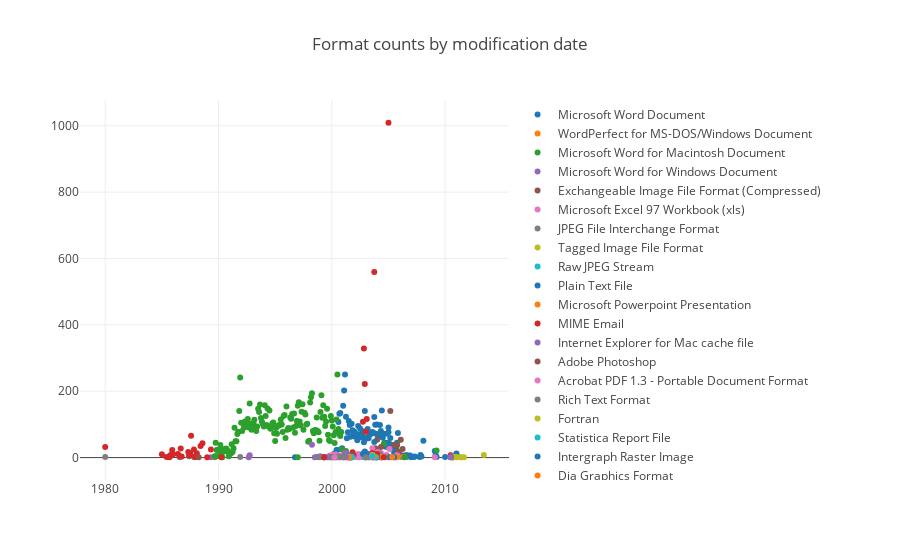

Write notebook code for a chart like this one.
### Code cell
data = []
f = 'FORMAT_NAME'
for puid in files[f].unique():
    filtered = unique_files[unique_files[f] == puid]
    filtered = filtered['LAST_MODIFIED'].dt.strftime('%Y-%m').value_counts().sort_index()
    filtered = filtered.reset_index()
    filtered = filtered[filtered['index'] < '2014-01']
    data.append(go.Scatter(x=filtered['index'], y=filtered['LAST_MODIFIED'], name=puid, mode='markers'))
layout = go.Layout(
    legend={'orientation': 'v'}, title="Format counts by modification date")
fig = go.Figure(data=data, layout=layout)
iplot(fig, filename='pandas-time-series')

### Figure 1 — Plotly figure (JSON) as saved in the notebook; plotly's stock layout.template omitted (floating-point values rounded to 4 significant figures; data arrays with more than 128 entries replaced by an {"elided": "..."} marker saying what was removed)
{"data": [{"mode": "markers", "name": "Microsoft Word Document", "type": "scatter", "uid": "ee31bb39-33e4-4863-8109-5fe3144e4b8f", "x": ["1996-10", "1998-10", "1998-12", "1999-01", "1999-04", "1999-05", "1999-11", "2000-03", "2000-04", "2000-05", "2000-06", "2000-07", "2000-08", "2000-09", "2000-10", "2000-11", "2000-12", "2001-01", "2001-02", "2001-03", "2001-04", "2001-05", "2001-06", "2001-07", "2001-08", "2001-09", "2001-10", "2001-11", "2001-12", "2002-01", "2002-02", "2002-03", "2002-04", "2002-05", "2002-06", "2002-07", "2002-08", "2002-09", "2002-10", "2002-11", "2002-12", "2003-01", "2003-02", "2003-03", "2003-04", "2003-05", "2003-06", "2003-07", "2003-08", "2003-09", "2003-10", "2003-11", "2003-12", "2004-01", "2004-02", "2004-03", "2004-04", "2004-05", "2004-06", "2004-07", "2004-08", "2004-09", "2004-10", "2004-11", "2004-12", "2005-01", "2005-02", "2005-03", "2005-04", "2005-05", "2005-06", "2005-07", "2005-08", "2005-09", "2005-10", "2005-11", "2005-12", "2006-01", "2006-02", "2006-03", "2006-04", "2006-05", "2006-06", "2006-07", "2006-08", "2006-09", "2006-12", "2007-01", "2007-04", "2007-05", "2007-10", "2007-11", "2007-12", "2008-02", "2009-02", "2009-03", "2009-04", "2010-01", "2010-07", "2010-08", "2010-09", "2010-10", "2010-11", "2010-12", "2011-01"], "y": [1, 2, 2, 3, 1, 1, 1, 4, 12, 7, 23, 23, 107, 132, 134, 26, 28, 156, 202, 250, 123, 58, 76, 110, 98, 63, 102, 82, 70, 78, 63, 71, 52, 95, 70, 88, 61, 65, 79, 78, 140, 57, 60, 86, 58, 75, 70, 73, 77, 75, 122, 99, 72, 100, 65, 69, 98, 80, 142, 60, 72, 45, 33, 72, 45, 76, 42, 59, 30, 37, 38, 16, 16, 27, 45, 74, 12, 3, 4, 3, 4, 4, 3, 7, 2, 7, 6, 1, 2, 3, 2, 8, 3, 51, 20, 8, 2, 2, 6, 1, 1, 1, 3, 2, 12]}, {"mode": "markers", "name": "WordPerfect for MS-DOS/Windows Document", "type": "scatter", "uid": "92b86c8a-b703-400b-b1ff-eeda9a954c50", "x": ["2000-12"], "y": [1]}, {"mode": "markers", "name": "Microsoft Word for Macintosh Document", "type": "scatter", "uid": "164a4c2d-3f6b-482a-a1b2-6fb4678e7a53", "x": {"elided": "151 str values"}, "y": {"elided": "151 int values"}}, {"mode": "markers", "name": "nan", "type": "scatter", "uid": "4e77d1f7-ca62-4c94-95fb-56334ee353b8", "x": [], "y": []}, {"mode": "markers", "name": "Microsoft Word for Windows Document", "type": "scatter", "uid": "cc40a5e2-90cb-4c6b-84aa-a88d6bb0bf1e", "x": ["1998-04", "1998-07", "1998-12", "1999-01"], "y": [39, 1, 3, 2]}, {"mode": "markers", "name": "Exchangeable Image File Format (Compressed)", "type": "scatter", "uid": "bef23939-81f8-4644-ba8e-6cb71f4bbe74", "x": ["2001-08", "2003-01", "2003-09", "2003-10", "2003-11", "2003-12", "2004-01", "2004-02", "2004-05", "2004-06", "2005-03", "2005-07", "2005-10", "2005-11", "2006-02", "2006-03", "2006-04"], "y": [2, 1, 1, 8, 28, 1, 54, 23, 32, 1, 140, 37, 37, 18, 54, 7, 26]}, {"mode": "markers", "name": "Microsoft Excel 97 Workbook (xls)", "type": "scatter", "uid": "57946162-7b44-4ea1-916a-0711d939fa66", "x": ["1999-11", "1999-12", "2000-01", "2000-02", "2000-03", "2000-04", "2000-05", "2000-06", "2000-07", "2000-08", "2000-09", "2000-10", "2000-11", "2000-12", "2001-01", "2001-02", "2001-03", "2001-04", "2001-05", "2001-07", "2001-08", "2001-11", "2001-12", "2002-01", "2002-02", "2002-04", "2002-05", "2002-06", "2002-08", "2002-11", "2002-12", "2003-01", "2003-02", "2003-03", "2003-05", "2003-08", "2003-09", "2003-10", "2003-11", "2003-12", "2004-01", "2004-02", "2004-03", "2004-04", "2004-05", "2004-06", "2004-08", "2004-10", "2004-11", "2005-02", "2005-07", "2005-08", "2005-09", "2005-10", "2005-11"], "y": [6, 5, 2, 8, 7, 1, 9, 8, 4, 2, 1, 3, 6, 2, 2, 4, 4, 1, 6, 1, 4, 8, 4, 2, 6, 2, 11, 1, 9, 14, 1, 2, 12, 3, 11, 28, 5, 4, 13, 8, 2, 17, 5, 1, 14, 1, 6, 2, 8, 26, 1, 1, 1, 7, 4]}, {"mode": "markers", "name": "JPEG File Interchange Format", "type": "scatter", "uid": "4a272575-66ae-4125-993d-9417f8c090bc", "x": ["2003-01", "2003-02", "2003-08", "2003-09", "2003-10", "2003-11", "2004-01", "2004-03", "2004-04", "2004-05", "2004-10", "2005-01"], "y": [8, 5, 6, 3, 1, 5, 1, 5, 11, 1, 1, 1]}, {"mode": "markers", "name": "Tagged Image File Format", "type": "scatter", "uid": "fada00d7-eb31-4607-b173-7e9cda9d866e", "x": ["2003-03"], "y": [1]}, {"mode": "markers", "name": "Raw JPEG Stream", "type": "scatter", "uid": "1d40b9bb-af4f-4222-8bfb-2f7a347a1584", "x": ["2002-12", "2003-11"], "y": [1, 1]}, {"mode": "markers", "name": "Plain Text File", "type": "scatter", "uid": "9fe3e2fe-efe9-411b-8e51-0fb87d26f88f", "x": ["2005-03"], "y": [1]}, {"mode": "markers", "name": "Microsoft Powerpoint Presentation", "type": "scatter", "uid": "22bacec6-846e-4837-aa9e-3a118e88c7b3", "x": ["2003-10", "2003-11", "2004-04", "2004-06", "2005-10", "2006-05", "2006-06"], "y": [6, 2, 3, 2, 2, 2, 1]}, {"mode": "markers", "name": "Macintosh PICT Image", "type": "scatter", "uid": "74e8c890-d7b0-4a21-a903-57006554b4ed", "x": [], "y": []}, {"mode": "markers", "name": "MIME Email", "type": "scatter", "uid": "af8b9d5f-f6e0-4981-bb47-054f9a5f87be", "x": ["2000-01", "2001-02", "2001-03", "2001-04", "2001-06", "2001-08", "2001-09", "2001-11", "2001-12", "2002-10", "2002-11", "2002-12", "2003-01", "2003-02", "2003-05", "2003-08", "2003-10", "2003-11", "2005-01"], "y": [1, 1, 2, 5, 1, 1, 2, 16, 7, 108, 329, 222, 78, 116, 5, 1, 559, 5, 1009]}, {"mode": "markers", "name": "Internet Explorer for Mac cache file", "type": "scatter", "uid": "bdac08ce-56b7-441c-b541-a291f623f198", "x": ["2001-03", "2003-04", "2003-08"], "y": [15, 1, 1]}, {"mode": "markers", "name": "Adobe Photoshop", "type": "scatter", "uid": "0d8d24be-a9e3-40ee-a26b-ebf7d254e27d", "x": ["2003-01", "2003-10", "2004-01"], "y": [9, 10, 3]}, {"mode": "markers", "name": "Acrobat PDF 1.3 - Portable Document Format", "type": "scatter", "uid": "6936abee-b76a-46ce-91cf-cc92f58a90c3", "x": ["2003-08", "2003-11", "2010-07"], "y": [1, 4, 2]}, {"mode": "markers", "name": "Rich Text Format", "type": "scatter", "uid": "60376d2d-b8a9-4e2b-a48c-274d69b37e1a", "x": ["1998-12", "2000-06", "2001-05", "2001-08", "2001-09", "2001-10", "2004-01"], "y": [1, 1, 2, 2, 1, 1, 1]}, {"mode": "markers", "name": "Fortran", "type": "scatter", "uid": "6acaebb7-c64e-4637-9201-37095c5e21ef", "x": ["2001-07", "2001-08", "2001-10", "2001-11"], "y": [3, 4, 1, 1]}, {"mode": "markers", "name": "Statistica Report File", "type": "scatter", "uid": "c2a58b52-c45d-4b2c-9674-577f85299064", "x": ["2001-08"], "y": [2]}, {"mode": "markers", "name": "Intergraph Raster Image", "type": "scatter", "uid": "0ca85c79-b2c0-4cc4-b810-303b18a82fba", "x": ["2001-07", "2001-08", "2001-10", "2001-11"], "y": [3, 4, 2, 3]}, {"mode": "markers", "name": "Dia Graphics Format", "type": "scatter", "uid": "b505dcd5-273d-4b7b-b619-e9f372920e32", "x": ["2001-08", "2001-10"], "y": [1, 1]}, {"mode": "markers", "name": "Micrografx Designer", "type": "scatter", "uid": "cd00607e-2409-4905-946d-1065b1b3b5a4", "x": ["2001-08"], "y": [1]}, {"mode": "markers", "name": "Microsoft Publisher", "type": "scatter", "uid": "1923e184-0a28-4b67-9c3c-f5ca42076e6a", "x": ["2001-08"], "y": [1]}, {"mode": "markers", "name": "Freelance File", "type": "scatter", "uid": "39b5a25c-9667-4e77-b010-23c61d2d5923", "x": ["1989-05", "2001-08"], "y": [1, 3]}, {"mode": "markers", "name": "Generic Library File", "type": "scatter", "uid": "edc87780-4afb-424e-826f-642df018d6a0", "x": ["2001-08"], "y": [1]}, {"mode": "markers", "name": "SAP Document", "type": "scatter", "uid": "c67f45fd-3a09-49a7-953d-6000f6c77fd8", "x": ["2001-07", "2001-08", "2001-10"], "y": [1, 2, 1]}, {"mode": "markers", "name": "Wordperfect Secondary File", "type": "scatter", "uid": "0fa2b81f-5acc-4473-bfe1-755a96943ebb", "x": ["1980-01", "1985-08", "1985-09", "1985-10", "1986-08", "1987-06", "1987-11", "1987-12", "1988-01", "1989-09", "1991-12", "1999-05", "1999-09", "1999-10", "2000-02", "2000-03", "2000-05", "2000-06", "2000-08", "2000-10", "2000-11"], "y": [2, 3, 1, 5, 1, 4, 2, 2, 2, 1, 2, 1, 1, 2, 1, 1, 1, 1, 3, 1, 2]}, {"mode": "markers", "name": "Information or Setup File", "type": "scatter", "uid": "172d0148-db85-44a6-b326-3ab0b483d371", "x": ["2001-10"], "y": [1]}, {"mode": "markers", "name": "Ventura Publisher", "type": "scatter", "uid": "48c60af7-bb56-4015-9957-fc0638f87f2a", "x": ["2001-10"], "y": [1]}, {"mode": "markers", "name": "Hypertext Markup Language", "type": "scatter", "uid": "1bb35eba-4341-4133-876e-0818b2e0a1cf", "x": ["2002-10", "2002-11", "2002-12", "2003-01", "2003-02", "2003-10", "2005-01"], "y": [11, 46, 18, 8, 12, 47, 91]}, {"mode": "markers", "name": "OpenDocument Database Format", "type": "scatter", "uid": "96c29cfd-dd7e-41cf-8daa-a91d76822195", "x": ["2001-07"], "y": [1]}, {"mode": "markers", "name": "Windows New Executable", "type": "scatter", "uid": "ce140395-2880-4fca-8f43-df6daff682ea", "x": ["1997-01"], "y": [1]}, {"mode": "markers", "name": "Acrobat PDF 1.4 - Portable Document Format", "type": "scatter", "uid": "913f7806-3b36-45d4-9811-c316916e2511", "x": ["2004-01", "2004-08", "2010-07"], "y": [11, 1, 7]}, {"mode": "markers", "name": "Preferred Executable Format", "type": "scatter", "uid": "34681dc1-fcc8-4a4a-841a-3906b90dade1", "x": ["1999-08", "2001-04"], "y": [1, 1]}, {"mode": "markers", "name": "PCX", "type": "scatter", "uid": "86b5547c-38df-46ab-be59-1c6232118d8c", "x": ["2004-01"], "y": [1]}, {"mode": "markers", "name": "AppleDouble Resource Fork", "type": "scatter", "uid": "f7304622-e234-4c93-8949-0bead1b390dd", "x": ["2009-02"], "y": [1]}, {"mode": "markers", "name": "Graphics Interchange Format", "type": "scatter", "uid": "4a2ad0af-e172-48ee-b01e-68f60c4313af", "x": ["2003-01", "2003-11"], "y": [1, 1]}, {"mode": "markers", "name": "Microsoft Word for Windows", "type": "scatter", "uid": "408b5d08-914a-41c8-8573-2f24ce2cd78e", "x": ["2010-07", "2010-08", "2010-09", "2010-12", "2011-01", "2011-05", "2011-06", "2011-09", "2013-06"], "y": [2, 3, 1, 2, 1, 1, 1, 1, 8]}, {"mode": "markers", "name": "Comma Separated Values", "type": "scatter", "uid": "76f15d3e-fc29-40b9-b137-b5036888b572", "x": ["2003-12"], "y": [1]}, {"mode": "markers", "name": "OLE2 Compound Document Format", "type": "scatter", "uid": "a7fa46c3-e8cb-4ec6-9f7e-a179f7df0352", "x": ["2003-08", "2005-07"], "y": [4, 1]}, {"mode": "markers", "name": "Encapsulated PostScript File Format", "type": "scatter", "uid": "d0d92c2a-3928-4dc0-8570-557c5548ba48", "x": ["2003-10"], "y": [4]}, {"mode": "markers", "name": "Microsoft Word for MS-DOS Document", "type": "scatter", "uid": "9b55967f-edf2-4bdd-9187-fecaf9962679", "x": ["1989-09", "1989-10", "1990-01", "1990-04", "1990-05"], "y": [4, 4, 5, 9, 1]}, {"mode": "markers", "name": "Compound WordPerfect for Windows Document", "type": "scatter", "uid": "63243781-1378-4d7e-989e-44ea392fb448", "x": ["1980-01", "1985-01", "1985-06", "1985-08", "1985-09", "1985-10", "1985-11", "1985-12", "1986-01", "1986-06", "1986-08", "1986-09", "1986-10", "1987-05", "1987-06", "1987-07", "1987-08", "1987-11", "1987-12", "1988-01", "1988-02", "1988-03", "1988-06", "1988-08", "1989-01", "1989-05", "1990-04", "1999-05", "2003-08"], "y": [32, 10, 2, 2, 2, 6, 9, 23, 10, 11, 4, 27, 3, 17, 6, 13, 66, 24, 2, 4, 13, 2, 35, 43, 1, 24, 1, 1, 14]}, {"mode": "markers", "name": "WordStar for MS-DOS Document", "type": "scatter", "uid": "350853b1-c620-412e-8323-4b44fb31f9f2", "x": ["1992-09", "1992-10"], "y": [1, 7]}, {"mode": "markers", "name": "Adobe Illustrator", "type": "scatter", "uid": "026e5d88-30f1-4c20-98c8-2bb39be34793", "x": ["1988-04"], "y": [1]}, {"mode": "markers", "name": "Microsoft Word Document Template", "type": "scatter", "uid": "0233c4b6-5c27-4ce4-a1e8-88fd4e0ef5b8", "x": ["2000-04", "2003-08"], "y": [1, 4]}, {"mode": "markers", "name": "Microsoft Word (Generic)", "type": "scatter", "uid": "0ffc5962-8606-43bc-bb5b-98693dc22aa0", "x": ["2001-01"], "y": [1]}, {"mode": "markers", "name": "Windows Bitmap", "type": "scatter", "uid": "15fdf1e4-db81-4762-a1e1-b28890ef6dc6", "x": ["2003-08"], "y": [8]}, {"mode": "markers", "name": "Microsoft Word Document Template (Password Protected)", "type": "scatter", "uid": "cd44fdd8-880a-4bb6-b0e1-9abc52a02235", "x": ["2003-08"], "y": [5]}, {"mode": "markers", "name": "Microsoft Excel for Windows", "type": "scatter", "uid": "43492b12-d8bb-4f28-ac44-d8f36940ce51", "x": ["2010-07"], "y": [2]}, {"mode": "markers", "name": "Windows Portable Executable", "type": "scatter", "uid": "f91e8d96-637e-4913-ac51-49c670708a21", "x": ["2005-05"], "y": [1]}, {"mode": "markers", "name": "Acrobat PDF 1.5 - Portable Document Format", "type": "scatter", "uid": "b8f69bca-30c0-4127-8c2f-1264490b1bcb", "x": ["2006-06", "2010-07"], "y": [1, 1]}, {"mode": "markers", "name": "Acrobat PDF 1.6 - Portable Document Format", "type": "scatter", "uid": "5904bda4-92cd-4622-9ac5-6ae6a3e74afa", "x": ["2010-07"], "y": [2]}, {"mode": "markers", "name": "Acrobat PDF 1.2 - Portable Document Format", "type": "scatter", "uid": "317948b3-7415-46da-95c5-f3ca765a3963", "x": ["2010-07"], "y": [1]}], "layout": {"legend": {"orientation": "v"}, "title": {"text": "Format counts by modification date"}}}
